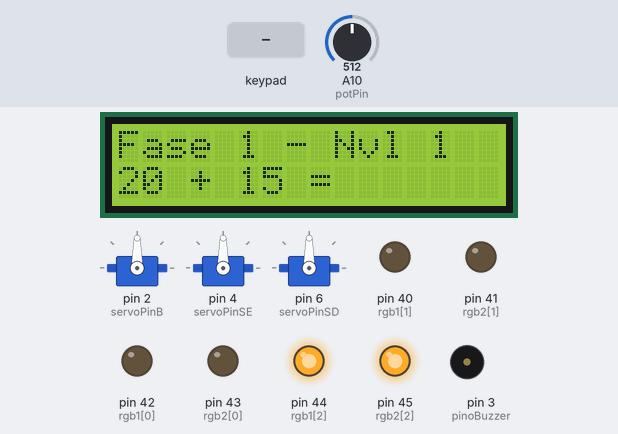
A sketch run on a simulated Arduino Mega 2560, built with avr-gcc and run on an emulated ATmega2560. On the bench: 3 × servo, 16×2 character LCD, output pins drawn as LEDs (lit = HIGH), buzzer (waves = sounding). Inputs (shaded band) come from the test bench; at power-on: A10 (potPin) = 512. Random numbers use the default seed unless the sketch sets one; what the sketch prints to the serial monitor is not drawn.

Above: at 1.2 s.
1.3 s: key '#' pressed
At 3.4 s:
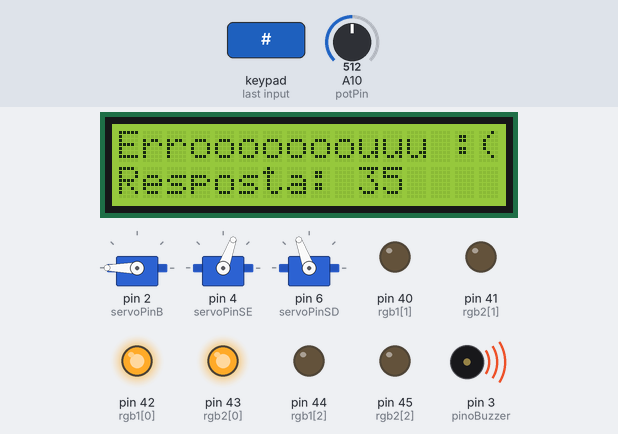
3.7 s: A10 (potPin) set to 716
6.7 s: keypad keys 3 0 3 1 3 2 3 3 # pressed 0.4 s apart
At 9.9 s:
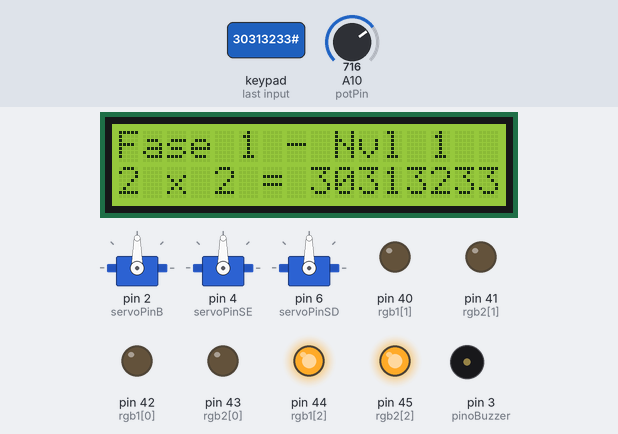
11.8 s: A10 (potPin) set to 900
14.8 s: key '1' pressed
At 15.4 s:
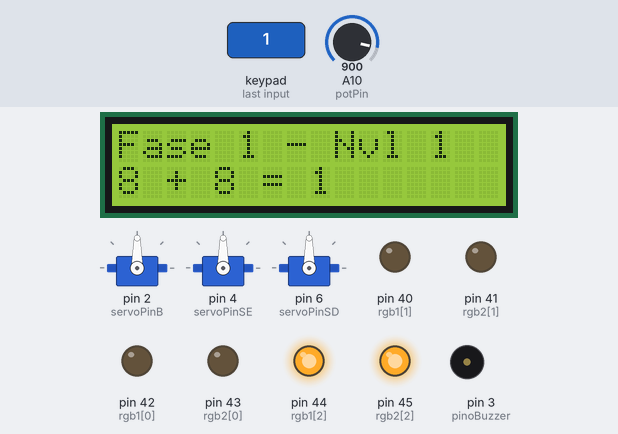
16.3 s: keypad keys 3 0 3 1 3 2 3 3 pressed 0.4 s apart
At 19.8 s:
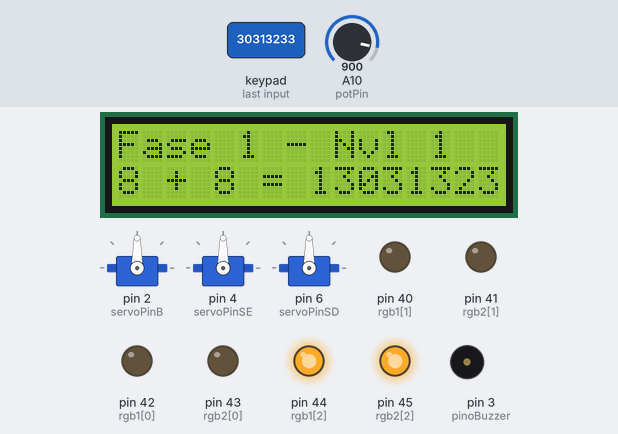
Timing chart, 0 to 21.3 s (numbered marks = the images above; inputs shaded):
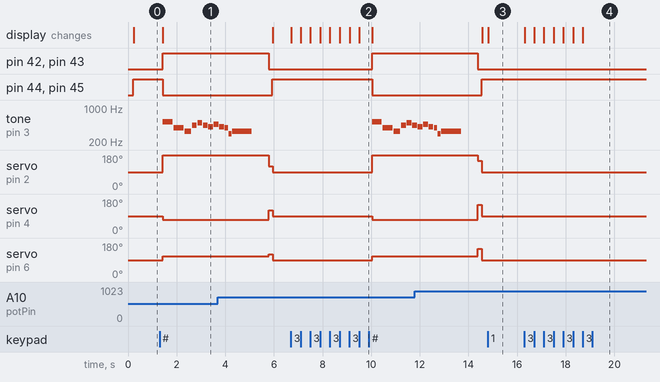

Measured:
- after the input at 1.3 s, pin 42 (rgb1[0]), pin 43 (rgb2[0]): LOW → HIGH after 0.13 s
- after the input at 6.7 s, pin 42 (rgb1[0]), pin 43 (rgb2[0]): LOW → HIGH after 3.3 s
- after the input at 14.8 s, the display: changes at once (image 3)
- after the input at 16.3 s, the display: first changes at once (image 4 shows a later state)

The sketch:

osmar.ino
```cpp
#include <Keypad.h>
#include <LiquidCrystal_I2C.h>
#include <Servo.h>
#include "pitches.h"

/*  Valor do tempo da música */
#define TEMPO 200

/* BIBLIOTECA DO CABA Q FEZ: https://github.com/robsoncouto/arduino-songs/tree/master */
//          Melodia 1 -> nokia
const int melody[] PROGMEM = {
  NOTE_E5, 8, NOTE_D5, 8, NOTE_FS4, 4, NOTE_GS4, 4,
  NOTE_CS5, 8, NOTE_B4, 8, NOTE_D4, 4, NOTE_E4, 4,
  NOTE_B4, 8, NOTE_A4, 8, NOTE_CS4, 4, NOTE_E4, 4,
  NOTE_A4, 2,
};
const int notes = sizeof(melody) / sizeof(melody[0]) / 2;

//          Melodia 2 -> mario game over

const int melody2[] PROGMEM = {
  NOTE_C5,-4, NOTE_G4,-4, NOTE_E4,4, //45
  NOTE_A4,-8, NOTE_B4,-8, NOTE_A4,-8, NOTE_GS4,-8, NOTE_AS4,-8, NOTE_GS4,-8,
  NOTE_G4,8, NOTE_D4,8, NOTE_E4,-2,
};
const int notes2 = sizeof(melody2) / sizeof(melody2[0]) / 2;

//          Melodia 3 -> subway surfers
const int melody3[] PROGMEM = {
  NOTE_C4,4, REST,8, NOTE_G4,4, REST,8, NOTE_AS4,4, NOTE_C5,8, NOTE_AS4,8, REST,16, NOTE_F4,8, NOTE_DS4,8, REST,16,
  NOTE_C4,4, REST,8, NOTE_G4,4, REST,8, NOTE_AS4,4, NOTE_C5,8, NOTE_AS4,8, REST,16, NOTE_F4,8, NOTE_DS4,8, REST,16,
  NOTE_C4,4, REST,8, NOTE_G4,4, REST,8, NOTE_AS4,4, NOTE_C5,8, NOTE_AS4,8, REST,16, NOTE_F4,8, NOTE_DS4,8, REST,16,

  NOTE_C4,4, REST,8, NOTE_E4,4, REST,8, NOTE_G4,4, NOTE_A4,4, NOTE_AS4,4,
  NOTE_C5,8, REST,16, NOTE_C5,8, REST,16, NOTE_AS4,8, REST,16, NOTE_A4,8, REST,16,
  NOTE_AS4,8, REST,16, NOTE_AS4,8, NOTE_C5,8, REST,16, NOTE_AS4,8, NOTE_A4,8, REST,16,
  REST,4,
  NOTE_C5,8, REST,16, NOTE_AS4,8, REST,16, NOTE_A4,8, REST,16, NOTE_AS4,8, REST,4, NOTE_E5,8,
  REST,4,

  NOTE_C5,8, REST,16, NOTE_C5,8, REST,16, NOTE_AS4,8, REST,16, NOTE_A4,8, REST,16,
  NOTE_AS4,8, REST,16, NOTE_AS4,8, NOTE_C5,8, REST,16, NOTE_AS4,8, NOTE_A4,8, REST,16,
  REST,4,
  NOTE_C5,8, REST,16, NOTE_AS4,8, REST,16, NOTE_A4,8, REST,16, NOTE_AS4,8, REST,4, NOTE_E4,8,
  REST,1
};
const int notes3 = sizeof(melody3) / sizeof(melody3[0]) / 2;

//          Melodia 4 -> despacito
const int melody4[] PROGMEM= {
  NOTE_D5, 2, NOTE_CS5, 2, NOTE_B4, 4, NOTE_FS4, 4,
  NOTE_FS4, 8, NOTE_FS4, 8, NOTE_FS4, 8, NOTE_FS4, 8, NOTE_B4, 8, NOTE_B4, 8, NOTE_B4, 8, NOTE_B4, 8, NOTE_B4, 8, NOTE_A4, 8, NOTE_B4, 4, NOTE_G4, 4,
  NOTE_G4, 8, NOTE_G4, 8, NOTE_G4, 8, NOTE_G4, 8, NOTE_B4, 8, NOTE_B4, 8, NOTE_B4, 8, NOTE_B4, 8, NOTE_B4, 8, NOTE_CS5, 8, NOTE_D5, 4, NOTE_A4, 4,
  NOTE_A4, 8, NOTE_A4, 8, NOTE_A4, 8, NOTE_A4, 8, NOTE_D4, 8, NOTE_D4, 8, NOTE_D4, 8, NOTE_D4, 8, NOTE_D4, 8, NOTE_E4, 8, NOTE_E4, 4, NOTE_CS4, 2,
  0, 8,
};
const int notes4 = sizeof(melody4) / sizeof(melody4[0]) / 2;

#define pinoBuzzer 3

Servo ServoBOCA;
Servo ServoSE;
Servo ServoSD;

const int rgb1[3] = { 42, 40, 44 };
const int rgb2[3] = { 43, 41, 45 };

//qual a utilidade desse pot na A10?
#define potPin A10
#define servoPinB 2
#define servoPinSE 4
#define servoPinSD 6

const byte pinLinhas[] = { 30, 31, 32, 33 };
const byte pinColunas[] = { 34, 35, 36 };
const char teclas[4][3] = { { '1', '2', '3' },
                            { '4', '5', '6' },
                            { '7', '8', '9' },
                            { '*', '0', '#' } };
char value[50];
char tecla_pressionada;
int numbers[2];
int rand_operator, final_value;

Keypad teclado = Keypad(makeKeymap(teclas), pinLinhas, pinColunas, 4, 3);
LiquidCrystal_I2C lcd(0x27, 16, 2);

int pontuacao = 0;

int operacao_atual = 0;
const char* operacoes_simb[] = { " + ", " - ", " x ", " / " };
int nivel_dificuldade = 1;
int fase_atual = 1; // (1 a 5)
#define NUM_OPERACOES 4
#define MUD_FASE 5

//          Cria struct para dificuldade das operações e define cada nível de dificuldade (pode ser mudado dps)
struct DificuldadeOperacao{
  int val_min;
  int val_max;
};

DificuldadeOperacao dif_adi_sub[5] = {
  {1, 20},
  {10, 40},
  {20, 60},
  {30, 80},
  {50, 100}
};

DificuldadeOperacao dif_mult_div[5] = {
  {2, 5},
  {2, 8},
  {2, 11},
  {2, 15},
  {2, 20}
};

void setup() {
  ServoBOCA.attach(servoPinB);
  ServoSE.attach(servoPinSE);
  ServoSD.attach(servoPinSD);

  pinMode(pinoBuzzer, OUTPUT);

  for (int i = 0; i <= 2; i++) {
    pinMode(rgb1[i], OUTPUT);
    pinMode(rgb2[i], OUTPUT);
  }

  randomSeed(analogRead(A0));

  Serial.begin(9600);

  lcd.init();
  lcd.backlight();

  operacao_atual = random(0, NUM_OPERACOES);
}


void loop() {
  /* Mapeamento de configuração dos servos para as expressões */
  ServoBOCA.write(map(analogRead(potPin), 0, 1023, 10, 170));
  ServoSE.write(map(analogRead(potPin), 0, 1023, 10, 170));
  ServoSD.write(map(analogRead(potPin), 0, 1023, 10, 170));

  Serial.print("Angulo: ");
  Serial.println(map(analogRead(potPin), 0, 1023, 10, 170));

  delay(150);

  int index = 0;

  //Laço para limpar o array  dos valores digitados pelo usuário
  for (int i = 0; i <= 49; i ++) {
    value[i] = '\0';
  }

  int result_operation = 0;
  bool eh_op_inv = false; //é operação inversa
  int temp_num1, temp_num2;

  switch(operacao_atual){
    case 0: //adicao
      numbers[0] = gerarNumAletorio(dif_adi_sub, fase_atual);
      numbers[1] = gerarNumAletorio(dif_adi_sub, fase_atual);

      result_operation = numbers[0] + numbers[1];
      break;
    case 1: //subtração
      temp_num1 = gerarNumAletorio(dif_adi_sub, fase_atual);
      temp_num2 = gerarNumAletorio(dif_adi_sub, fase_atual);

      result_operation = temp_num2;
      numbers[0] = temp_num1 + temp_num2;
      numbers[1] = temp_num1;

      break;

    case 2: //multiplicação
      numbers[0] = gerarNumAletorio(dif_mult_div, fase_atual);
      numbers[1] = gerarNumAletorio(dif_mult_div, fase_atual);

      result_operation = numbers[0] * numbers[1];
      break;

    case 3: //divisão
      temp_num1 = gerarNumAletorio(dif_mult_div, fase_atual);
      temp_num2 = gerarNumAletorio(dif_mult_div, fase_atual);

      result_operation = temp_num2;
      numbers[0] = temp_num1 * temp_num2;
      numbers[1] = temp_num1;
      break;

  }

  lcd.clear();

  //        Expressao neutra no osmar
  ServoBOCA.write(90);
  ServoSE.write(90);
  ServoSD.write(90);

  estadoLeds(false, false, true);
  imprimeOperacao(fase_atual, nivel_dificuldade, numbers, operacoes_simb[operacao_atual]);

  while (true) {
    tecla_pressionada = teclado.getKey();

    if (tecla_pressionada) {
      if (tecla_pressionada == '#') {
        break;
      } else if (tecla_pressionada == '*') {
        for (int i = 0; i <= 19; i += 1) {
          value[i] = {};
        }

        lcd.clear();

        imprimeOperacao(fase_atual, nivel_dificuldade, numbers, operacoes_simb[operacao_atual]);

        index = 0;
      } else {
        value[index] = tecla_pressionada;
        index++;
        value[index] = '\0';
        lcd.print(tecla_pressionada);
      }
    }
  }
  delay(100);


  lcd.clear();
  final_value = atoi(value);

  //        Vitotória
  if (final_value == result_operation) {
    pontuacao++;
    nivel_dificuldade++;

    // Alterando a expressão do rosto = Feliz
    ServoSE.write(120);
    ServoSD.write(60);
    ServoBOCA.write(0);

    estadoLeds(false, true, false);

    if(nivel_dificuldade == (MUD_FASE * 5)){
      lcd.print("VENCEU O OSMAR");
      lcd.setCursor(0, 1);
      lcd.print("PARABENS!! :D");

      tocarMusica(melody3, notes3, TEMPO);

    }
    else if(nivel_dificuldade % MUD_FASE == 0 && fase_atual < 5){
      fase_atual++;

      lcd.print("FASE ");
      lcd.print(fase_atual);
      lcd.print(" DESBLOQ.");
      lcd.setCursor(0, 1);
      lcd.print("Parabens :D");

      tocarMusica(melody4, notes4, TEMPO);
    } else{

      lcd.print("Acertou Mizeravi");
      lcd.setCursor(0, 1);
      lcd.print("Pontos: ");
      lcd.print(pontuacao);

      tocarMusica(melody, notes, TEMPO);
    }
    estadoLeds(false, false, false);
  }


  //         Derrota
  else {
    pontuacao = 0;
    nivel_dificuldade = 1;
    fase_atual = 1;

    lcd.print("Errooooooouuu :(");
    lcd.setCursor(0, 1);
    lcd.print("Resposta: ");
    lcd.print(result_operation);

    // Alterando a expressão do rosto = Bravo
    ServoSE.write(70);
    ServoSD.write(110);
    ServoBOCA.write(180);

    estadoLeds(true, false, false);

    tocarMusica(melody2, notes2, TEMPO);

    delay(600);

    estadoLeds(false, false, false);
  }
}

//          Função responsável por tocar músicas
void tocarMusica(const int melodia[], int numNotas, int tempo){
  int wholenote = (60000 * 4) / tempo;

  for(int thisNote = 0; thisNote < numNotas * 2; thisNote += 2){
    int divisor = pgm_read_word_near(melodia + thisNote + 1);
    int duracaoNota;

    if(divisor > 0){
      duracaoNota = wholenote / divisor;
    } else if(divisor < 0){
      duracaoNota = wholenote / abs(divisor);
      duracaoNota *= 1.5;
    }

    tone(pinoBuzzer, pgm_read_word_near(melodia + thisNote), duracaoNota * 0.9);
    delay(duracaoNota);
    noTone(pinoBuzzer);

  }

  operacao_atual = random(0, NUM_OPERACOES);

}

// Controla o status dos leds (nao ta ruim, mas da pra melhorar em breve)
void estadoLeds(bool statusRed, bool statusGreen, bool statusBlue){
  digitalWrite(rgb1[0], statusRed);
  digitalWrite(rgb1[1], statusGreen);
  digitalWrite(rgb1[2], statusBlue);

  digitalWrite(rgb2[0], statusRed);
  digitalWrite(rgb2[1], statusGreen);
  digitalWrite(rgb2[2], statusBlue);
}

int gerarNumAletorio(const DificuldadeOperacao* dificuldade, int fase){
  return random(dificuldade[fase - 1].val_min, dificuldade[fase - 1].val_max + 1);
}

void imprimeOperacao(int fase, int nlv_dif, int nums[], char* operacao){
  lcd.print("Fase ");
  lcd.print(fase_atual);
  lcd.print(" - Nvl ");
  lcd.print(nivel_dificuldade);

  lcd.setCursor(0, 1);
  lcd.print(nums[0]);
  lcd.print(operacao);
  lcd.print(nums[1]);
  lcd.print(" = ");
}
```

pitches.h
```cpp
#define NOTE_B0  31
#define NOTE_C1  33
#define NOTE_CS1 35
#define NOTE_D1  37
#define NOTE_DS1 39
#define NOTE_E1  41
#define NOTE_F1  44
#define NOTE_FS1 46
#define NOTE_G1  49
#define NOTE_GS1 52
#define NOTE_A1  55
#define NOTE_AS1 58
#define NOTE_B1  62
#define NOTE_C2  65
#define NOTE_CS2 69
#define NOTE_D2  73
#define NOTE_DS2 78
#define NOTE_E2  82
#define NOTE_F2  87
#define NOTE_FS2 93
#define NOTE_G2  98
#define NOTE_GS2 104
#define NOTE_A2  110
#define NOTE_AS2 117
#define NOTE_B2  123
#define NOTE_C3  131
#define NOTE_CS3 139
#define NOTE_D3  147
#define NOTE_DS3 156
#define NOTE_E3  165
#define NOTE_F3  175
#define NOTE_FS3 185
#define NOTE_G3  196
#define NOTE_GS3 208
#define NOTE_A3  220
#define NOTE_AS3 233
#define NOTE_B3  247
#define NOTE_C4  262
#define NOTE_CS4 277
#define NOTE_D4  294
#define NOTE_DS4 311
#define NOTE_E4  330
#define NOTE_F4  349
#define NOTE_FS4 370
#define NOTE_G4  392
#define NOTE_GS4 415
#define NOTE_A4  440
#define NOTE_AS4 466
#define NOTE_B4  494
#define NOTE_C5  523
#define NOTE_CS5 554
#define NOTE_D5  587
#define NOTE_DS5 622
#define NOTE_E5  659
#define NOTE_F5  698
#define NOTE_FS5 740
#define NOTE_G5  784
#define NOTE_GS5 831
#define NOTE_A5  880
#define NOTE_AS5 932
#define NOTE_B5  988
#define NOTE_C6  1047
#define NOTE_CS6 1109
#define NOTE_D6  1175
#define NOTE_DS6 1245
#define NOTE_E6  1319
#define NOTE_F6  1397
#define NOTE_FS6 1480
#define NOTE_G6  1568
#define NOTE_GS6 1661
#define NOTE_A6  1760
#define NOTE_AS6 1865
#define NOTE_B6  1976
#define NOTE_C7  2093
#define NOTE_CS7 2217
#define NOTE_D7  2349
#define NOTE_DS7 2489
#define NOTE_E7  2637
#define NOTE_F7  2794
#define NOTE_FS7 2960
#define NOTE_G7  3136
#define NOTE_GS7 3322
#define NOTE_A7  3520
#define NOTE_AS7 3729
#define NOTE_B7  3951
#define NOTE_C8  4186
#define NOTE_CS8 4435
#define NOTE_D8  4699
#define NOTE_DS8 4978
#define REST 0
```
